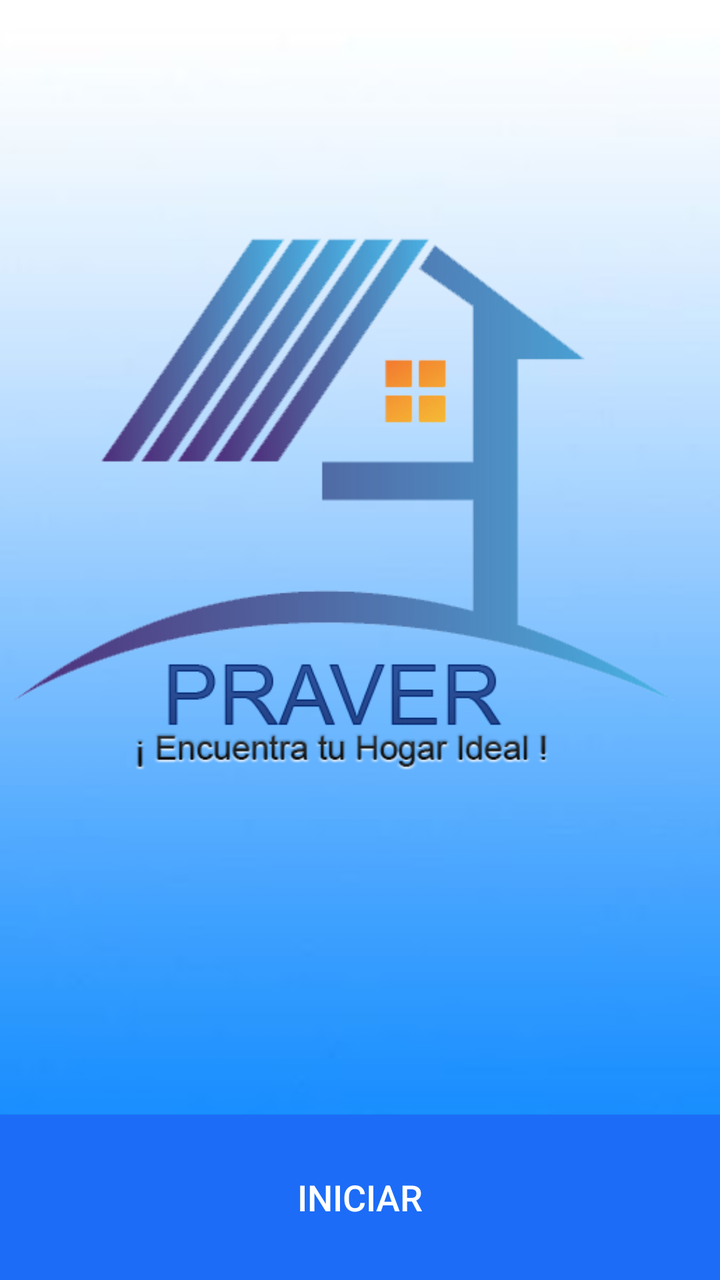
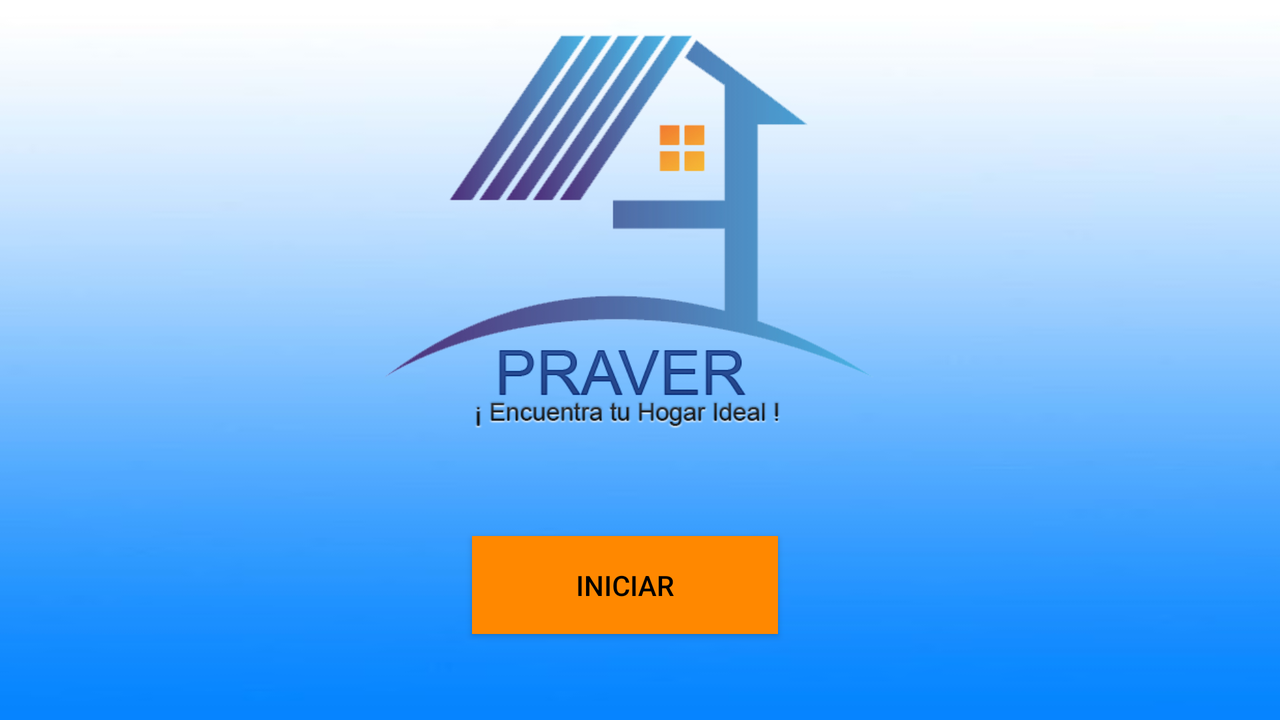

An Android layout and its configuration variant, each rendered on a device that would load it. The default file and the variant file are quoted in full after the pictures.
<!-- AndroidManifest.xml: application theme AppTheme.NoActionBar -->
<!-- res/layout/content_main.xml -->
<?xml version="1.0" encoding="utf-8"?>
<LinearLayout xmlns:android="http://schemas.android.com/apk/res/android"
    xmlns:tools="http://schemas.android.com/tools"
    android:layout_width="match_parent"
    android:layout_height="match_parent"
    android:background="@drawable/menu"
    tools:context="com.example.osuna.inmobiliaria.MainActivity"
    tools:showIn="@layout/activity_main"
    android:orientation="vertical">
    <LinearLayout
        android:layout_width="match_parent"
        android:layout_height="match_parent"
        android:orientation="vertical">
        <ImageView
            android:layout_width="match_parent"
            android:layout_height="wrap_content"
            android:id="@+id/logo"
            android:src="@drawable/logo"
            android:layout_weight="1"/>

        <Button
            android:id="@+id/cmdsiguiente"
            android:layout_width="match_parent"
            android:layout_height="wrap_content"
            android:layout_weight="1"
            android:background="#1c6cf7"
            android:text="INICIAR"
            android:textColor="#FFFFFF"
            android:textSize="18sp" />

    </LinearLayout>


</LinearLayout>
<!-- res/layout/activity_main.xml (included above) -->
<?xml version="1.0" encoding="utf-8"?>
<android.support.design.widget.CoordinatorLayout xmlns:android="http://schemas.android.com/apk/res/android"
    xmlns:app="http://schemas.android.com/apk/res-auto"
    xmlns:tools="http://schemas.android.com/tools"
    android:layout_width="match_parent"
    android:layout_height="match_parent"
    tools:context="com.example.osuna.inmobiliaria.MainActivity">

    <include layout="@layout/content_main" />

</android.support.design.widget.CoordinatorLayout>
<!-- resources referenced by this layout -->
<resources>
  <!-- drawable logo: png bitmap (drawable, 67788 bytes) -->
  <!-- drawable menu: jpg bitmap (drawable, 29136 bytes) -->
  <style name="AppTheme.NoActionBar">
          <item name="windowActionBar">false</item>
          <item name="windowNoTitle">true</item>
      </style>
</resources>
<!-- res/layout-land/content_main.xml (the author's variant of the layout above) -->
<!-- drawn on the phone turned sideways -->
<?xml version="1.0" encoding="utf-8"?>
<android.support.constraint.ConstraintLayout xmlns:android="http://schemas.android.com/apk/res/android"
    xmlns:app="http://schemas.android.com/apk/res-auto"
    xmlns:tools="http://schemas.android.com/tools"
    android:layout_width="match_parent"
    android:layout_height="match_parent"
    android:background="@drawable/menu"
    app:layout_behavior="@string/appbar_scrolling_view_behavior"
    tools:context="com.example.osuna.inmobiliaria.MainActivity"
    tools:showIn="@layout/activity_main">

    <ImageView
        android:id="@+id/imageView"
        android:layout_width="597dp"
        android:layout_height="271dp"
        android:layout_marginEnd="30dp"
        android:layout_marginStart="22dp"
        android:adjustViewBounds="false"
        android:contentDescription="TODO"
        android:cropToPadding="false"
        app:layout_constraintEnd_toEndOf="parent"
        app:layout_constraintHorizontal_bias="0.0"
        app:layout_constraintStart_toStartOf="parent"
        app:layout_constraintTop_toTopOf="parent"
        app:srcCompat="@drawable/logo" />

    <Button
        android:id="@+id/cmdsiguiente"
        android:layout_width="153dp"
        android:layout_height="49dp"
        android:layout_marginBottom="43dp"
        android:layout_marginEnd="203dp"
        android:layout_marginStart="236dp"
        android:layout_marginTop="12dp"
        android:background="@android:color/holo_orange_dark"
        android:elevation="0dp"
        android:text="INICIAR"
        android:textColor="@android:color/black"
        app:layout_constraintBottom_toBottomOf="parent"
        app:layout_constraintEnd_toEndOf="parent"
        app:layout_constraintHorizontal_bias="0.0"
        app:layout_constraintStart_toStartOf="parent"
        app:layout_constraintTop_toBottomOf="@+id/imageView"
        app:layout_constraintVertical_bias="1.0" />

</android.support.constraint.ConstraintLayout>
<!-- res/layout/content_main.xml (included above) -->
<?xml version="1.0" encoding="utf-8"?>
<LinearLayout xmlns:android="http://schemas.android.com/apk/res/android"
    xmlns:tools="http://schemas.android.com/tools"
    android:layout_width="match_parent"
    android:layout_height="match_parent"
    android:background="@drawable/menu"
    tools:context="com.example.osuna.inmobiliaria.MainActivity"
    tools:showIn="@layout/activity_main"
    android:orientation="vertical">
    <LinearLayout
        android:layout_width="match_parent"
        android:layout_height="match_parent"
        android:orientation="vertical">
        <ImageView
            android:layout_width="match_parent"
            android:layout_height="wrap_content"
            android:id="@+id/logo"
            android:src="@drawable/logo"
            android:layout_weight="1"/>

        <Button
            android:id="@+id/cmdsiguiente"
            android:layout_width="match_parent"
            android:layout_height="wrap_content"
            android:layout_weight="1"
            android:background="#1c6cf7"
            android:text="INICIAR"
            android:textColor="#FFFFFF"
            android:textSize="18sp" />

    </LinearLayout>


</LinearLayout>
